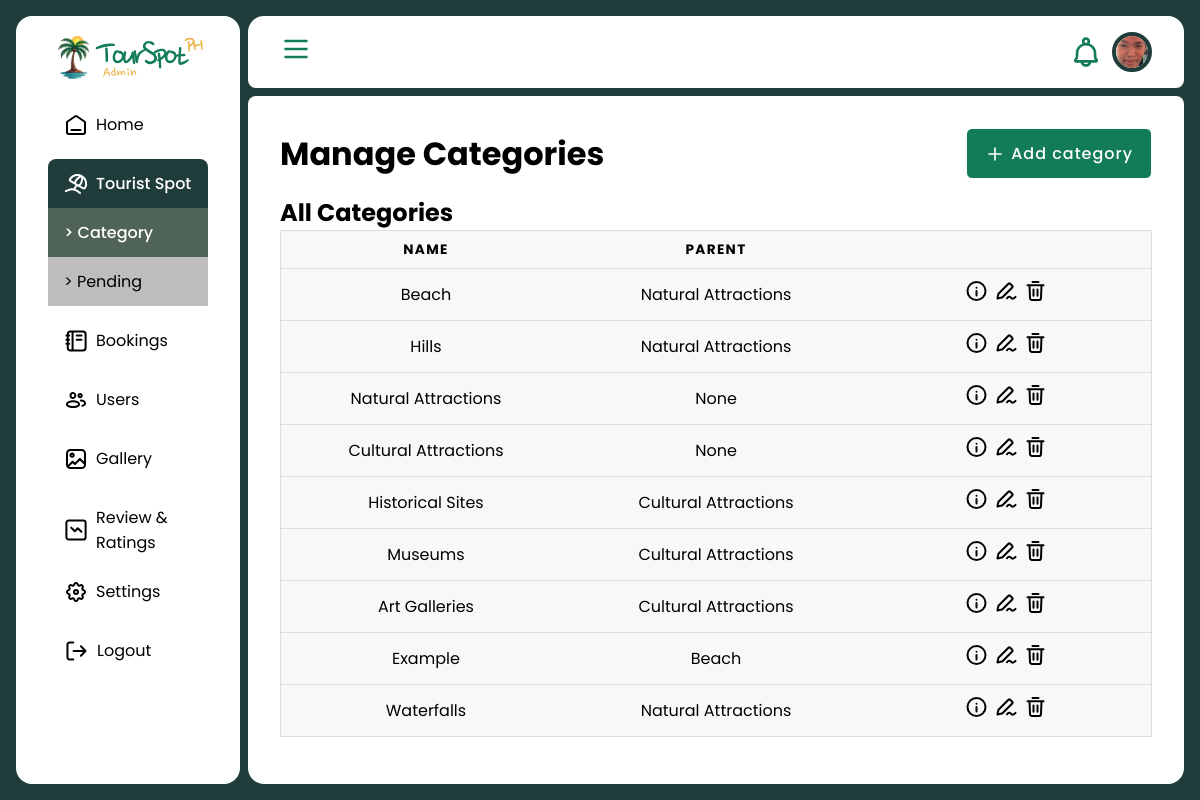
The page /ts-admin/touristspot/category/ (signed in) on the database its author committed.
### booking/models.py (models this page shows, shortened)
class CustomUser(AbstractBaseUser, PermissionsMixin):
    email = models.EmailField(unique=True)
    address = models.CharField(max_length=150, blank=True)
    phone = models.CharField(max_length=15, blank=True)
    first_name = models.CharField(max_length=50, blank=True)
    last_name = models.CharField(max_length=50, blank=True)
    registration_date = models.DateTimeField(auto_now_add=True)
    username = models.CharField(max_length=30, unique=True, blank=True)
    image = models.ImageField(
        upload_to='profiles', blank=True, null=True, validators=[
            FileExtensionValidator(allowed_extensions=['jpg', 'jpeg', 'webp']),
            validate_image_size
        ])
    is_active = models.BooleanField(default=True)
    is_staff = models.BooleanField(default=False)
    is_tourguide = models.BooleanField(default=False)
    objects = CustomUserManager()
    USERNAME_FIELD = 'email'
    REQUIRED_FIELDS = []

class Category(models.Model):
    name = models.CharField(max_length=50)
    parent = models.ForeignKey('self', null=True, blank=True, on_delete=models.CASCADE)
    def __str__(self):
        return self.name

### booking/views/adminViews.py (the view)
# urls.py: path('ts-admin/touristspot/category/', adminViews.category, name='category'),
@login_required(login_url='login')
def category(request):
    list = Category.objects.all()
    template = loader.get_template('admin/category/main.html')
    context = {
        'list': list,
        'action': '',
        'title': "Categories",
        'subtitle': 'category',
        'fields': ['name', 'parent']
    }
    return HttpResponse(template.render(context, request))

### booking/templates/admin/category/main.html (shortened to what this page needs)
{% extends 'admin/master-admin.html' %}
{% load static %}
{% block content %}
<div class="content_header">
    <h1> Manage {{ title }} </h1>
    <a href="{% url 'add_category' %}" class="button-small-long button-clrprimary-wimg"><img src="{% static 'icon/icons=plus.svg' %}"><span> Add {{ subtitle }} </span></a>
</div>
<div class="content_body">
    <div class="table-container">
        <h2> All {{ title }} </h2>
        <table class="main-table table">
            <thead>
                <tr>
                    {% for x in fields %}
                    <th scope="col"> {{ x }} </th>
                    {% endfor %}
                    <th scope="col"> </th>
                </tr>
            </thead>
            <tbody>
                {% for y in list %}
                <tr>
                    <td> {{y.name}} </td>
                    <td> {{y.parent}} </td>
                    <td>
                        <a class="view" href="{% url 'view_category' y.id %}"><img src="{% static 'icon/action-icons=viewinfo.svg' %}" alt=""></a>
                        <a class="edit" href="{% url 'edit_category' y.id %}"><img src="{% static 'icon/action-icons=edit-01.svg' %}" alt=""></a>
                        <a class="delt" href="{% url 'delete_category' y.id %}"><img src="{% static 'icon/action-icons=trash-01.svg' %}"></a>
                    </td>
                </tr>
                {% endfor %}
            </tbody>
        </table>
    </div>
</div>
{% endblock %}

### booking/templates/admin/master-admin.html (shortened to what this page needs)
{% load static %}
<!DOCTYPE html>
<html lang="en">
<head>
    <link rel="stylesheet" href="{% static 'component.css' %}">
    <link rel="stylesheet" href="{% static 'admin/admin-style.css' %}">
    <link rel="stylesheet" href="{% static 'admin/admin-responsive.css' %}">
</head>
<body>
    <div class="admin-container">
        <div class="sidebar-container container" id="sidebar-container">
            <div class="logo-container">
                <img src="{% static 'logo/logo=admin-def.svg' %}" alt="Logo" class="logo">
            </div>
            <div class="navigation-container">
                <div class="top-navgroup navgroup">
                    <a href="{% url 'admin_dashboard' %}" class="nav-link {% if request.path == '/ts-admin' %} link-active {% endif %}"><img src="{% static 'icon/icons=home-02.svg' %}" alt="icon"><span> Home </span></a>
                    <div class="linkgroup">
                        {% url 'spot' as touristspot %}
                        {% url 'category' as categories %}
                        {% url 'pending_spot' as pending %}
                        <a href="{% url 'spot' %}" class="nav-link {% if request.path == touristspot or request.path == categories or request.path == pending %} link-active {% endif %}"><img src="{% static 'icon/icons=umbrella.svg' %}" alt="icon"><span> Tourist Spot </span></a>
                        {% if request.path == touristspot or request.path == categories or request.path == pending %}
                            <div class="subnavgroup">
                                <a href="{% url 'category' %}" class="subnav-link {% if request.path == categories %} sublink-active {% endif %}"><span> > Category </span></a>
                                <a href="{% url 'pending_spot' %}" class="subnav-link {% if request.path == pending %} sublink-active {% endif %}"><span> > Pending </span></a>
                            </div>
                        {% endif %}
                    </div>
                    {% url 'booking' as booking %}
                    <a href="{% url 'booking' %}" class="nav-link {% if request.path == booking %} link-active {% endif %}"><img src="{% static 'icon/icons=book-03.svg' %}" alt="icon"><span> Bookings </span></a>
                    {% url 'users' as user %}
                    <a href="{% url 'users' %}" class="nav-link {% if request.path == user %} link-active {% endif %}"><img src="{% static 'icon/icons=user-profile-group.svg' %}" alt="icon"><span> Users </span></a>
                    <a href="" class="nav-link {% if request.path == '/ts-admin/gallery' %} link-active {% endif %}"><img src="{% static 'icon/icons=gallery.svg' %}" alt="icon"><span> Gallery </span></a>
                    <a href="" class="nav-link {% if request.path == '/ts-admin/review&ratings' %} link-active {% endif %}"><img src="{% static 'icon/icons=bar-chart-square-down-01.svg' %}" alt="icon"><span> Review & Ratings </span></a>
                </div>
                <div class="bottom-navgroup navgroup">
                    <a href="" class="nav-link"><img src="{% static 'icon/icons=settings.svg' %}" alt="icon"><span> Settings </span></a>
                    <a href="{% url 'logout' %}" class="nav-link"><img src="{% static 'icon/action-icons=logout-01.svg' %}" alt="icon"><span> Logout </span></a>
                </div>
            </div>
        </div>
        <div class="content-container container">
            <div class="header">
                <div class="actions-container">
                    <img src="{% static 'icon/icons=menu.svg' %}" class="menu icon view" id="header-menu">
                </div>
                <div class="users-container">
                    <img src="{% static 'icon/icons=bell.svg' %}" alt="notification" class="notification icon view" id="notification">
                    <div class="user-profile">
                        {% if request.user.image.url != null %}
                        <img src="{{ request.user.image.url }}" class="profile-image">
                        {% else %}
                        <img src="/media/profiles/default-profile.jpeg" class="profile-image">
                        {% endif %}
                    </div>
                </div>
            </div>
            <div class="content">
                {% block content %} {% endblock %}
            </div>
        </div>
    </div>
</body>
</html>

### static/css/component.css (style rules this page uses)
:root { --font_family: "Poppins", sans-serif; --primary: #127C56; --secondary: #EAB64D; --background: #1F3C3B; --red: #EA4D4D; --darkred: #7C1214; --gray: #323232; --lightgray: #EDEDED; --blue: #4D9BEA; --darkblue: #127C9B; --green: #4DEA5F; --darkgreen: #127C56; --black: #000000; --white: #FFFFFF; --header_32px: 32px; --header_24px: 24px; --header_20px: 20px; --header_18px: 18px; --normal_16px: 16px; --normal_14px: 14px; --normal_12px: 12px; --normal_10px: 10px; --normal_8px: 8px; --normal_6px: 6px; }
h1 { text-transform: capitalize; }
.icon { cursor: pointer; }
.button-small-long { text-align: center; text-decoration: none; font-family: "Poppins", sans-serif; font-style: normal; font-weight: 500; padding: 12px 18px; gap: 6px; font-size: 16px; border-radius: 6px; letter-spacing: 1px; border: solid 1px var(--black); }
.button-clrprimary-wimg { display: flex; cursor: pointer; flex-direction: row; align-items: center; color: var(--white); border-color: var(--white); background-color: var(--primary); }
.button-clrprimary-wimg img { width: 20px; height: auto; filter: brightness(0) saturate(100%) invert(100%) sepia(100%) saturate(0%) hue-rotate(288deg) brightness(102%) contrast(102%); }

### static/css/admin/admin-style.css (style rules this page uses)
* { margin: 0; padding: 0; box-sizing: border-box; }
body { width: 100vw; height: 100vh; position: relative; color: var(--black); font-family: 'Poppins', sans-serif; background-color: var(--background); }
.admin-container { gap: 8px; padding: 1em; width: 100vw; height: 100vh; display: flex; position: relative; flex-direction: row; }
.admin-container .container { border-radius: 1em; position: relative; overflow-y: hidden; }
.admin-container .sidebar-container { gap: 16px; height: 100%; display: flex; padding: 16px 32px 32px 32px; flex-direction: column; background-color: var(--white); }
.sidebar-container .logo-container { position: relative; display: flex; }
.sidebar-container .navigation-container { display: flex; flex-direction: column; }
.navigation-container .navgroup { gap: 10px; display: flex; flex-direction: column; }
.navgroup .subnavgroup { display: flex; flex-direction: column; background-color: #bdbdbd; }
.navgroup .nav-link, .subnavgroup .subnav-link { gap: 8px; display: flex; color: var(--black); border-radius: 8px; padding: 12px 16px; flex-direction: row; align-items: center; text-decoration: none; }
.subnavgroup .subnav-link { font-size: 16px; border-radius: 0 !important; }
.link-active { font-weight: 500; color: var(--white) !important; background-color: var(--background); border-radius: 8px 8px 0 0 !important; }
.sublink-active { font-weight: 500; background-color: #1f3c2bb1; color: var(--white) !important; border-radius: 8px 8px 0 0 !important; }
.link-active img { filter: brightness(0) saturate(100%) invert(100%) sepia(0%) saturate(0%) hue-rotate(93deg) brightness(103%) contrast(103%); }

### static/css/admin/admin-pages.css (style rules this page uses)
.table-container .table { border: 1px solid #ccc; border-collapse: collapse; margin: 0; padding: 0; width: 100%; table-layout: fixed; }
.table-container .table tr { background-color: #f8f8f8; border: 1px solid #ddd; padding: .35em; }
.table-container .table tr th { font-size: .85em; letter-spacing: .1em; text-transform: uppercase; }
.table-container .table tr td, .table-container .table tr th { padding: .625em; text-align: center; overflow-x: hidden; }

### rows shown on the page
CustomUser: user.image (picture)
Category: name "Beach", parent "Natural Attractions"
Category: name "Hills", parent "Natural Attractions"
Category: name "Natural Attractions", parent "None"
Category: name "Cultural Attractions", parent "None"
Category: name "Historical Sites", parent "Cultural Attractions"
Category: name "Museums", parent "Cultural Attractions"
Category: name "Art Galleries", parent "Cultural Attractions"
Category: name "Example", parent "Beach"
Category: name "Waterfalls", parent "Natural Attractions"

### other values the page prints
{{ title }} "Categories"
{{ subtitle }} "category"
{{ x }} "NAME" "PARENT"
